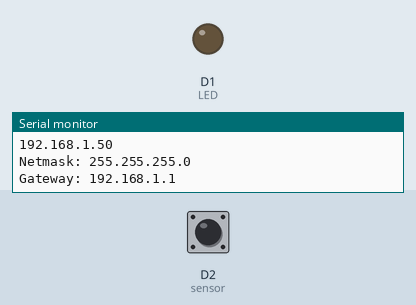
The sketch below on a simulated ESP8266 (NodeMCU). On the bench: output pins drawn as LEDs (lit = HIGH), the last lines printed to the serial monitor. Inputs (shaded band) come from the test bench; at power-on: D2 (sensor) LOW. WiFi joins after 1.5 s; servers stay silent unless stated; uploads are accepted with an empty reply.

Above: at 3.3 s.
3.4 s: D2 (sensor) pulsed HIGH 2 times (0.12 s each, 0.3 s apart)
At 3.9 s:
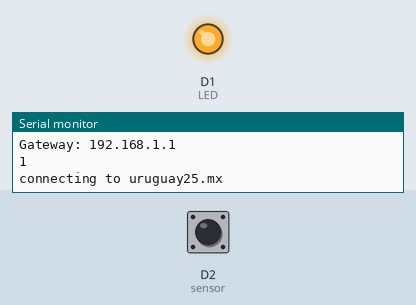
Timing chart, 0 to 6.4 s (numbered marks = the images above; inputs shaded):
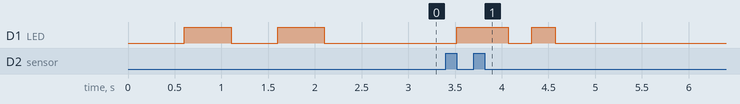

The sketch:

ConexionVibrarWeb-Pibe.ino
```cpp
#include <ESP8266WiFi.h>

#define sensor D2

#define LED D1 // Led in NodeMCU at pin GPIO16 (D0).

//PIBE
const char* ssid1 = "INFINITUM6038_2.4";
const char* password1 = "1942842573";

//CASA
const char* ssid2 = "JustInternet";
const char* password2 = "thePassword";

//CASA
const char* ssid3 = "Sotres";
const char* password3 = "12345678";
const char* host = "uruguay25.mx";

int count = 0;
int state = LOW;

// Create an instance of the server
// specify the port to listen on as an argument

void setup() {
    Serial.begin(115200);
    delay(100);

    pinMode(LED, OUTPUT);     // Initialize the LED_BUILTIN pin as an output
    pinMode(sensor, INPUT);

    // Connect to WiFi network
    Serial.println();
    Serial.println();
    Serial.print("Connecting to ");
    Serial.println(ssid1);

    WiFi.begin(ssid1, password1);

    while (WiFi.status() != WL_CONNECTED) {
      delay(500);
      Serial.print(".");
      Serial.print("Not connected");

      digitalWrite(LED, HIGH);
      delay(500);
      digitalWrite(LED, LOW);
    }
    Serial.println("");
    Serial.println("WiFi connected");

    Serial.println("IP address: ");
    Serial.println(WiFi.localIP());

    Serial.print("Netmask: ");
    Serial.println(WiFi.subnetMask());

    Serial.print("Gateway: ");
    Serial.println(WiFi.gatewayIP());
}

void loop() {
  long vibracion = pulseIn(sensor, HIGH);
  if (vibracion > 2000)
  {
  //int sensorValue = digitalRead(sensor);
    digitalWrite(LED, HIGH);   // turn LED ON
    delay(100);
    // delay 100 milliseconds
    count ++;
    Serial.println(count);
    //delay(1000);

    Serial.print("connecting to ");
    Serial.println(host);

    WiFiClient client;
    const int httpPort = 80;
    if (!client.connect(host, httpPort)) {
      Serial.println("connection failed");
      return;
    }

    String url = "/apiUruguay/sensor1/insert.php?info1=" + String(count);
    //Serial.print("Requesting URL: ");
    //Serial.println(url);

    client.print(String("GET ") + url + " HTTP/1.1\r\n" +
                "Host: " + host + "\r\n" +
                "Connection: close\r\n\r\n");

    digitalWrite(LED, HIGH);
    delay(250);
    digitalWrite(LED, LOW);
    delay(250);
    digitalWrite(LED, HIGH);
    delay(250);
    digitalWrite(LED, LOW);


    while(client.available()){
      String line = client.readStringUntil('\r');
      //Serial.print(line);
    }


    Serial.println();
    Serial.println("PUBLICADO");
  }
  else{
    digitalWrite(LED, LOW); // turn LED OFF
    delay(200);             // delay 200 milliseconds


  }
}
```

Measured:
- after the input at 3.4 s, D1 (LED): LOW → HIGH after 0.12 s, → LOW 0.55 s later, → HIGH 0.25 s later, → LOW 0.25 s later
